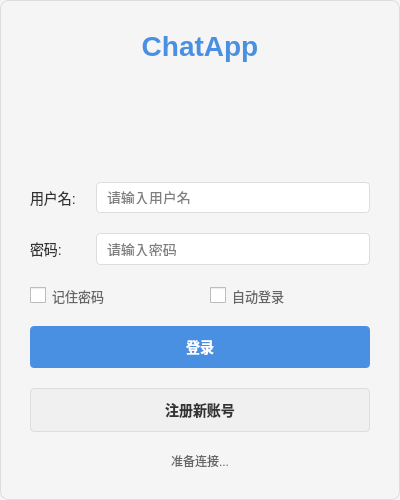
<?xml version="1.0" encoding="UTF-8"?>
<ui version="4.0">
 <class>LoginWidget</class>
 <widget class="QWidget" name="LoginWidget">
  <property name="geometry">
   <rect>
    <x>0</x>
    <y>0</y>
    <width>400</width>
    <height>500</height>
   </rect>
  </property>
  <property name="minimumSize">
   <size>
    <width>400</width>
    <height>500</height>
   </size>
  </property>
  <property name="maximumSize">
   <size>
    <width>400</width>
    <height>500</height>
   </size>
  </property>
  <property name="windowTitle">
   <string>ChatApp - 登录</string>
  </property>
  <property name="styleSheet">
   <string notr="true">QWidget#LoginWidget {
    background-color: #f5f5f5;
    border: 1px solid #ddd;
    border-radius: 8px;
}
QLabel {
    color: #333;
    font-size: 14px;
}
QLineEdit {
    border: 1px solid #ddd;
    border-radius: 4px;
    padding: 8px;
    font-size: 14px;
    background-color: white;
}
QLineEdit:focus {
    border: 1px solid #4a90e2;
    outline: none;
}
QPushButton {
    border: none;
    border-radius: 4px;
    padding: 10px;
    font-size: 14px;
    font-weight: bold;
    cursor: pointer;
}
QPushButton#btnLogin {
    background-color: #4a90e2;
    color: white;
}
QPushButton#btnLogin:hover {
    background-color: #3a7bc8;
}
QPushButton#btnLogin:pressed {
    background-color: #2a6bb8;
}
QPushButton#btnRegister {
    background-color: #f0f0f0;
    color: #333;
    border: 1px solid #ddd;
}
QPushButton#btnRegister:hover {
    background-color: #e0e0e0;
}
QPushButton#btnRegister:pressed {
    background-color: #d0d0d0;
}
QCheckBox {
    font-size: 13px;
    color: #666;
}
QCheckBox::indicator {
    width: 16px;
    height: 16px;
}
QLabel#titleLabel {
    font-size: 28px;
    font-weight: bold;
    color: #4a90e2;
}
QLabel#logoLabel {
    border-radius: 40px;
}</string>
  </property>
  <layout class="QVBoxLayout" name="verticalLayout_2">
   <property name="spacing">
    <number>20</number>
   </property>
   <property name="leftMargin">
    <number>30</number>
   </property>
   <property name="topMargin">
    <number>30</number>
   </property>
   <property name="rightMargin">
    <number>30</number>
   </property>
   <property name="bottomMargin">
    <number>30</number>
   </property>
   <item>
    <widget class="QLabel" name="titleLabel">
     <property name="text">
      <string>ChatApp</string>
     </property>
     <property name="alignment">
      <set>Qt::AlignCenter</set>
     </property>
    </widget>
   </item>
   <item>
    <widget class="QLabel" name="logoLabel">
     <property name="minimumSize">
      <size>
       <width>80</width>
       <height>80</height>
      </size>
     </property>
     <property name="maximumSize">
      <size>
       <width>80</width>
       <height>80</height>
      </size>
     </property>
     <property name="text">
      <string/>
     </property>
     <property name="pixmap">
      <pixmap resource="../resources/resources.qrc">:/images/logo.png</pixmap>
     </property>
     <property name="scaledContents">
      <bool>true</bool>
     </property>
     <property name="alignment">
      <set>Qt::AlignCenter</set>
     </property>
    </widget>
   </item>
   <item>
    <layout class="QFormLayout" name="formLayout">
     <item row="0" column="0">
      <widget class="QLabel" name="labelUsername">
       <property name="text">
        <string>用户名:</string>
       </property>
      </widget>
     </item>
     <item row="0" column="1">
      <widget class="QLineEdit" name="lineEditUsername">
       <property name="placeholderText">
        <string>请输入用户名</string>
       </property>
      </widget>
     </item>
     <item row="1" column="0">
      <widget class="QLabel" name="labelPassword">
       <property name="text">
        <string>密码:</string>
       </property>
      </widget>
     </item>
     <item row="1" column="1">
      <widget class="QLineEdit" name="lineEditPassword">
       <property name="echoMode">
        <enum>QLineEdit::Password</enum>
       </property>
       <property name="placeholderText">
        <string>请输入密码</string>
       </property>
      </widget>
     </item>
     <item row="2" column="0" colspan="2">
      <layout class="QHBoxLayout" name="horizontalLayout_2">
       <item>
        <widget class="QCheckBox" name="checkBoxRemember">
         <property name="text">
          <string>记住密码</string>
         </property>
        </widget>
       </item>
       <item>
        <widget class="QCheckBox" name="checkBoxAutoLogin">
         <property name="text">
          <string>自动登录</string>
         </property>
        </widget>
       </item>
      </layout>
     </item>
    </layout>
   </item>
   <item>
    <widget class="QPushButton" name="btnLogin">
     <property name="text">
      <string>登录</string>
     </property>
    </widget>
   </item>
   <item>
    <widget class="QPushButton" name="btnRegister">
     <property name="text">
      <string>注册新账号</string>
     </property>
    </widget>
   </item>
   <item>
    <widget class="QLabel" name="labelStatus">
     <property name="text">
      <string>准备连接...</string>
     </property>
     <property name="alignment">
      <set>Qt::AlignCenter</set>
     </property>
     <property name="styleSheet">
      <string notr="true">color: #666;
font-size: 12px;</string>
     </property>
    </widget>
   </item>
   <item>
    <spacer name="verticalSpacer">
     <property name="orientation">
      <enum>Qt::Vertical</enum>
     </property>
     <property name="sizeHint" stdset="0">
      <size>
       <width>20</width>
       <height>40</height>
      </size>
     </property>
    </spacer>
   </item>
  </layout>
 </widget>
 <resources>
  <include location="../resources/resources.qrc"/>
 </resources>
 <connections/>
</ui>
